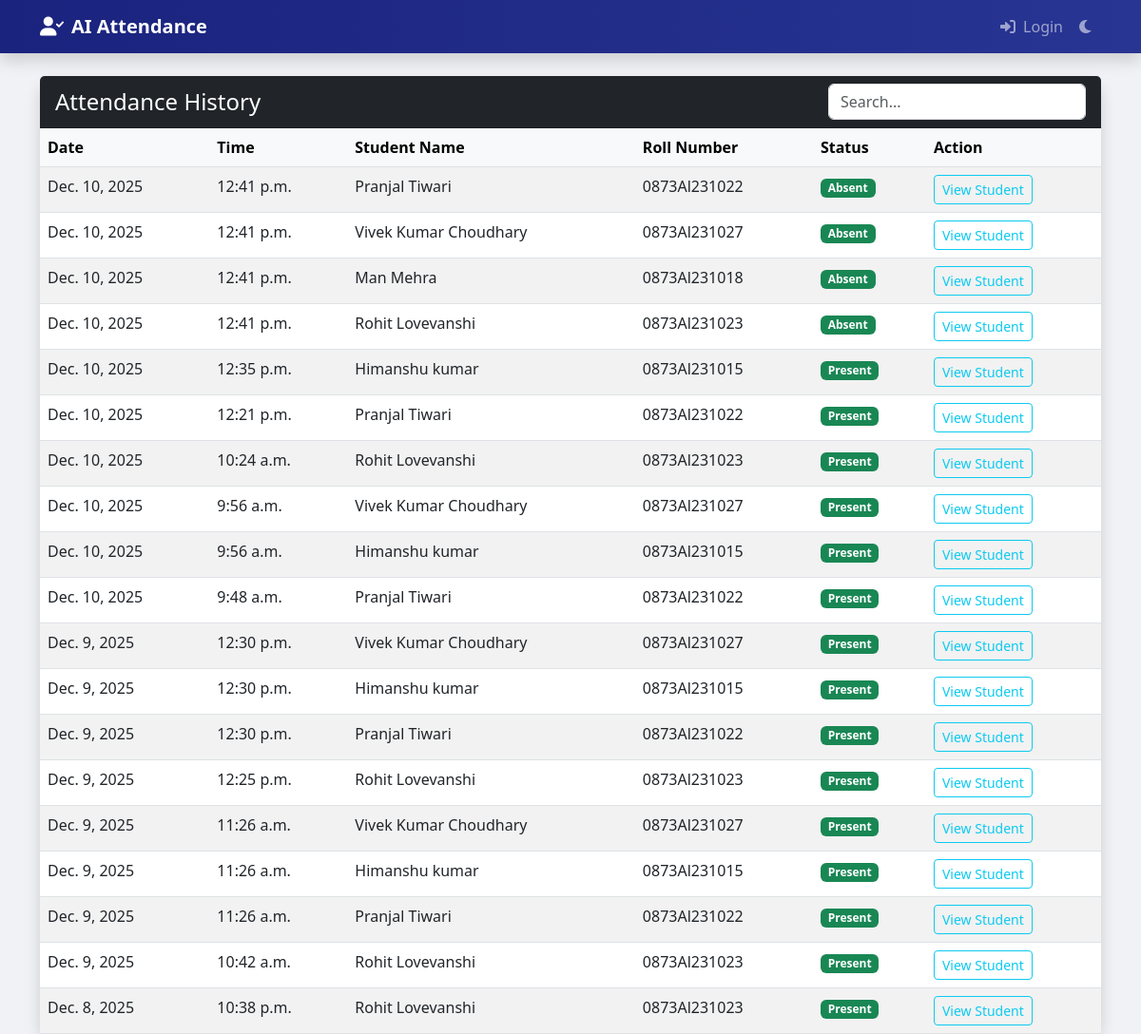
The app's page /core/attendance_list/, older data.
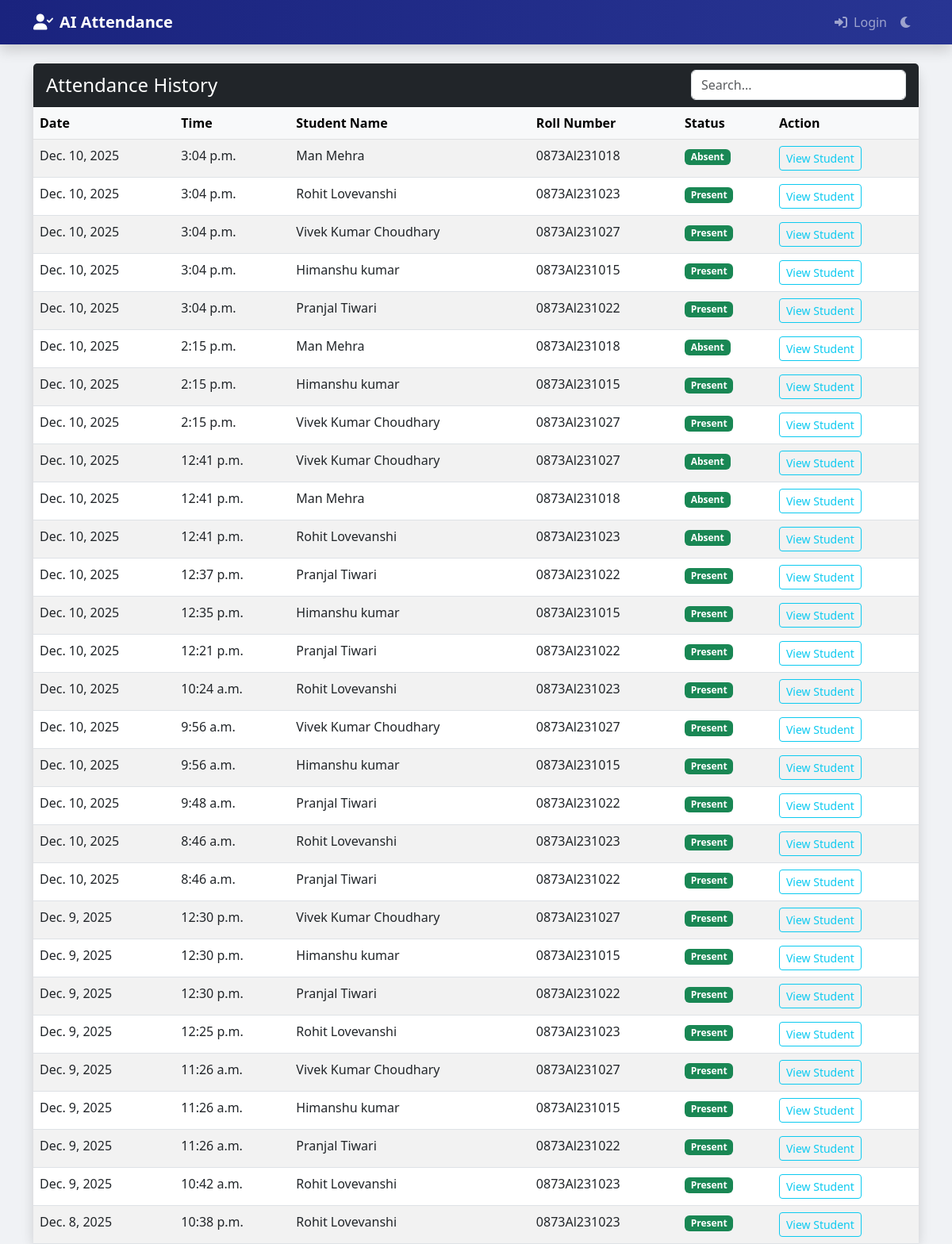
The same page, newer data.
### core/models.py (models this page shows, shortened)
class AttendanceRecord(models.Model):
    student = models.ForeignKey(Student, on_delete=models.CASCADE)
    date = models.DateField(default=datetime.date.today)
    time = models.TimeField(default=datetime.datetime.now)
    status = models.CharField(max_length=20, default='Present')
    subject = models.CharField(max_length=100, null=True, blank=True)
    class Meta:
        ordering = ['-date', '-time']

class Student(models.Model):
    user = models.OneToOneField(User, on_delete=models.CASCADE, null=True, blank=True)
    name = models.CharField(max_length=100)
    roll_number = models.CharField(max_length=20, unique=True)
    email = models.EmailField(max_length=100, null=True, blank=True)
    phone_number = models.CharField(max_length=15, null=True, blank=True)
    address = models.TextField(null=True, blank=True)
    date_of_birth = models.DateField(null=True, blank=True)
    department = models.CharField(max_length=100, null=True, blank=True)
    year = models.CharField(max_length=10, null=True, blank=True)
    section = models.CharField(max_length=10, null=True, blank=True)
    plain_password = models.CharField(max_length=128, null=True, blank=True)  # For display purposes only
    created_at = models.DateTimeField(auto_now_add=True)

### core/views.py (the view)
# urls.py: path('attendance_list/', views.attendance_list, name='attendance_list'),
def attendance_list(request):
    records = AttendanceRecord.objects.all().order_by('-date', '-time')
    return render(request, 'attendance_list.html', {'records': records})

### templates/attendance_list.html (shortened to what this page needs)
{% extends 'base.html' %}
{% block content %}
<div class="card shadow">
    <div class="card-header bg-dark text-white d-flex justify-content-between align-items-center">
        <h4 class="mb-0">Attendance History</h4>
        <input type="text" id="searchInput" class="form-control w-25" placeholder="Search...">
    </div>
    <div class="card-body p-0">
        <div class="table-responsive">
            <table class="table table-hover table-striped mb-0">
                <thead class="table-light">
                    <tr>
                        <th>Date</th>
                        <th>Time</th>
                        <th>Student Name</th>
                        <th>Roll Number</th>
                        <th>Status</th>
                        <th>Action</th>
                    </tr>
                </thead>
                <tbody id="attendanceTable">
                    {% for record in records %}
                    <tr>
                        <td>{{ record.date }}</td>
                        <td>{{ record.time }}</td>
                        <td>{{ record.student.name }}</td>
                        <td>{{ record.student.roll_number }}</td>
                        <td><span class="badge bg-success">{{ record.status }}</span></td>
                        <td>
                            <a href="{% url 'student_attendance' record.student.id %}"
                                class="btn btn-sm btn-outline-info">View Student</a>
                        </td>
                    </tr>
                    {% empty %}
                    <tr>
                        <td colspan="6" class="text-center py-4">No attendance records found.</td>
                    </tr>
                    {% endfor %}
                </tbody>
            </table>
        </div>
    </div>
</div>
{% endblock %}

### templates/base.html (shortened to what this page needs)
<!DOCTYPE html>
<html lang="en">
<head>
    <link href="https://cdn.jsdelivr.net/npm/bootstrap@5.3.0/dist/css/bootstrap.min.css" rel="stylesheet">
    <link rel="stylesheet" href="https://cdnjs.cloudflare.com/ajax/libs/font-awesome/6.0.0/css/all.min.css">
</head>
<body>
    <nav class="navbar navbar-expand-lg navbar-dark mb-4 shadow">
        <div class="container">
            <a class="navbar-brand fw-bold" href="{% url 'index' %}"><i class="fas fa-user-check me-2"></i>AI
                Attendance</a>
            <div class="collapse navbar-collapse" id="navbarNav">
                <ul class="navbar-nav ms-auto">
                    {% if user.is_authenticated %}
                    {% if user.is_staff %}
                    {% if user.is_superuser %}
                    <li class="nav-item"><a class="nav-link" href="{% url 'admin_dashboard' %}">Dashboard</a></li>
                    {% else %}
                    <li class="nav-item"><a class="nav-link" href="{% url 'teacher_dashboard' %}">Dashboard</a></li>
                    <li class="nav-item"><a class="nav-link" href="{% url 'profile' %}">Profile</a></li>
                    <li class="nav-item"><a class="nav-link" href="{% url 'manage_students' %}">Student Attendance</a>
                    </li>
                    {% endif %}
                    {% if user.is_superuser %}
                    <li class="nav-item"><a class="nav-link" href="{% url 'manage_students' %}">Manage Students</a></li>
                    {% endif %}
                    <li class="nav-item"><a class="nav-link" href="{% url 'upload_attendance' %}">Take Attendance</a>
                    </li>
                    <li class="nav-item"><a class="nav-link" href="{% url 'attendance_list' %}">History</a></li>
                    {% else %}
                    <li class="nav-item"><a class="nav-link" href="{% url 'student_dashboard' %}">Dashboard</a></li>
                    {% endif %}
                    <li class="nav-item dropdown">
                        <a class="nav-link dropdown-toggle" href="#" id="navbarDropdown" role="button"
                            data-bs-toggle="dropdown" aria-expanded="false">
                            <i class="fas fa-user-circle me-1"></i> {{ user.username }}
                        </a>
                        <ul class="dropdown-menu dropdown-menu-end" aria-labelledby="navbarDropdown">
                            <li>
                                <a class="dropdown-item" href="{% url 'logout' %}">
                                    <i class="fas fa-sign-out-alt me-2"></i>Logout
                                </a>
                            </li>
                        </ul>
                    </li>
                    {% else %}
                    <li class="nav-item"><a class="nav-link" href="{% url 'login' %}"><i
                                class="fas fa-sign-in-alt me-1"></i> Login</a></li>
                    {% endif %}
                    <li class="nav-item">
                        <button class="btn nav-link" id="darkModeToggle" title="Toggle Dark Mode">
                            <i class="fas fa-moon"></i>
                        </button>
                    </li>
                </ul>
            </div>
        </div>
    </nav>
    <div class="container">
        {% block content %}{% endblock %}
    </div>
</body>
</html>

### templates/base.html (style rules this page uses)
body { background-color: #f0f2f5; font-family: 'Segoe UI', Tahoma, Geneva, Verdana, sans-serif; }
.navbar { background: linear-gradient(90deg, #1a237e, #283593); }
.card { border-radius: 15px; border: none; transition: transform 0.3s; }

Row changes from the older to the newer data that the page shows:
added AttendanceRecord: date "Dec. 10, 2025", time "3:04 p.m.", student.name "Man Mehra", student.roll_number "0873Al231018", status "Absent"
added AttendanceRecord: date "Dec. 10, 2025", time "3:04 p.m.", student.name "Rohit Lovevanshi", student.roll_number "0873Al231023", status "Present"
added AttendanceRecord: date "Dec. 10, 2025", time "3:04 p.m.", student.name "Vivek Kumar Choudhary", student.roll_number "0873Al231027", status "Present"
added AttendanceRecord: date "Dec. 10, 2025", time "3:04 p.m.", student.name "Himanshu kumar", student.roll_number "0873Al231015", status "Present"
added AttendanceRecord: date "Dec. 10, 2025", time "3:04 p.m.", student.name "Pranjal Tiwari", student.roll_number "0873Al231022", status "Present"
added AttendanceRecord: date "Dec. 10, 2025", time "2:15 p.m.", student.name "Man Mehra", student.roll_number "0873Al231018", status "Absent"
added AttendanceRecord: date "Dec. 10, 2025", time "2:15 p.m.", student.name "Himanshu kumar", student.roll_number "0873Al231015", status "Present"
added AttendanceRecord: date "Dec. 10, 2025", time "2:15 p.m.", student.name "Vivek Kumar Choudhary", student.roll_number "0873Al231027", status "Present"
changed AttendanceRecord (number 12 of 29 on the later page): time "12:41 p.m." → "12:37 p.m."; status "Absent" → "Present"; moves down the list
added AttendanceRecord: date "Dec. 10, 2025", time "8:46 a.m.", student.name "Rohit Lovevanshi", student.roll_number "0873Al231023", status "Present"
added AttendanceRecord: date "Dec. 10, 2025", time "8:46 a.m.", student.name "Pranjal Tiwari", student.roll_number "0873Al231022", status "Present"
